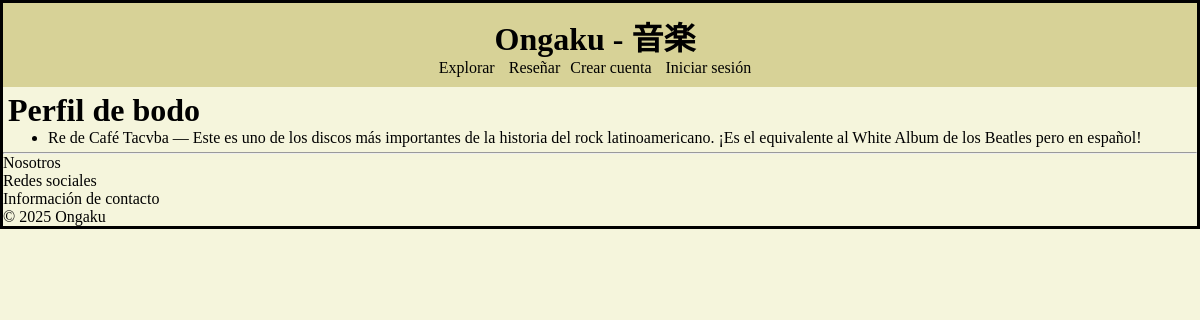
Screenshot of /users/bodo/ with the database file from the repository.
### reviews/models.py (models this page shows, shortened)
class Review(models.Model):
    usuario = models.ForeignKey(User, on_delete=models.CASCADE)
    fecha = models.DateTimeField(auto_now_add=True)
    artista = models.CharField(max_length=100)
    album = models.CharField(max_length=100)
    contenido = models.TextField()
    canción_fav = models.CharField(max_length=100)

### users/views.py (the view)
# urls.py: path('<str:username>/', views.mostrar_perfil, name='perfil'),
def mostrar_perfil(request, username):
    usuario = get_object_or_404(User, username=username)
    reseñas = Review.objects.filter(usuario=usuario)
    return render(request, 'perfil.html', {'usuario': usuario, 'reseñas': reseñas})

### templates/perfil.html (shortened to what this page needs)
{% extends "base.html" %}
{% block content %}
<h1>Perfil de {{ usuario.username }}</h1>
<ul>
  {% for reseña in reseñas %}
  <li>{{reseña.album}} de {{ reseña.artista }} — {{ reseña.contenido }}</li>
  {% empty %}
    <li>Este usuario no tiene reseñas todavía.</li>
  {% endfor %}
</ul>
{% endblock content %}

### static/base.css (style rules this page uses)
* { margin: 0px; }
body { background-color: beige; border: 3px solid black; }

### rows the page displays
Review: album "Re", artista "Café Tacvba", contenido "Este es uno de los discos más importantes de la historia del rock latinoamericano. ¡Es el equivalente al White Album de los Beatles pero en español!"

### other values shown
{{ usuario.username }} "bodo"
